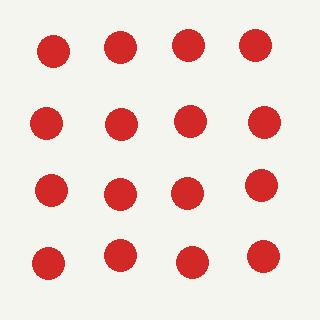
#> input picture New_approach/examples/test.jpg, 320 x 320 px
$ python -i edge_candidates.py   (imports and definitions only)
#> lines starting #> are read from the running program, lines starting #| are printed output that depends on the picture; after the words box and inside, x2 and y2 are one past the last pixel; in counts of white or black regions, pixels touching at a corner belong together
### New_approach/pf_cud/candidates/sam_candidates.py
"""SAM/SAM2 candidate generator.

This generator does NOT expose tunable thresholds (points_per_side,
pred_iou_thresh, stability_score_thresh, ...). It relies on the official
automatic mask generator default configuration. Over/under-segmentation is
handled downstream by the parameter-free MST/Otsu/MDL stages.
"""

from typing import List, Tuple

import numpy as np

from pf_cud.data import Candidate


def mask_to_bbox(mask: np.ndarray) -> Tuple[int, int, int, int]:
    ys, xs = np.where(mask)
    if len(xs) == 0:
        return (0, 0, 0, 0)
    return (int(xs.min()), int(ys.min()), int(xs.max()) + 1, int(ys.max()) + 1)


class SAMCandidateGenerator:
    """SAM/SAM2 候选生成器。

    设计要求：
    - 不暴露可调阈值。
    - 使用官方 automatic mask generator 的默认配置。
    - 过多/过少不通过手动调参解决，而通过后续 MST/Otsu/MDL 自动筛选。

    ``sam_model`` 只需暴露 ``generate(image_rgb) -> List[dict]``，每个 dict 含
    ``segmentation`` 字段（bool/0-1 mask），可选 ``predicted_iou``。
    """

    def __init__(self, sam_model):
        self.sam_model = sam_model

    # [21 lines left out: function generate, not called in this run]

### New_approach/pf_cud/candidates/edge_candidates.py
"""Parameter-free edge / closed-contour candidate generator.

Canny normally requires two thresholds. To stay parameter-free we derive the
hysteresis thresholds from image gradient statistics (Otsu over the gradient
magnitude), then take filled connected components of the closed edge map as
candidate regions.
"""

from typing import List

import numpy as np
from scipy import ndimage as ndi
from skimage.color import rgb2gray
from skimage.feature import canny
from skimage.filters import sobel, threshold_otsu

from pf_cud.candidates.sam_candidates import mask_to_bbox
from pf_cud.data import Candidate


class EdgeCandidateGenerator:
    """闭合轮廓候选生成器，阈值由梯度分布自动估计。"""

    def generate(self, image_rgb: np.ndarray) -> List[Candidate]:
        gray = rgb2gray(image_rgb)
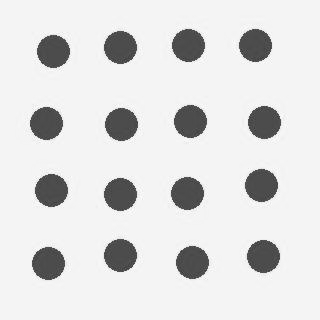
#> gray: shape (320, 320) float64; min 0.183, max 1, mean 0.871

        grad = sobel(gray)
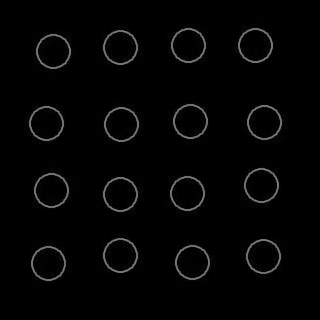
#> grad: shape (320, 320) float64; min 0, max 0.526, mean 0.0176
        grad_values = grad[grad > 0]
        if grad_values.size == 0:
            return []

        try:
            high = float(threshold_otsu(grad_values))
#> high = 0.211
        except ValueError:
            return []
        low = 0.5 * high
#> low = 0.105

        # sigma derived from data scale, not a tunable knob.
        edges = canny(gray, sigma=1.0, low_threshold=low, high_threshold=high)
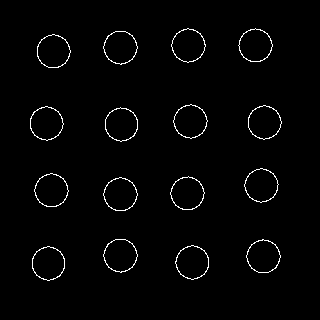
#> edges: shape (320, 320) bool; 1.7% white in thin lines or dots, all inside (x1, y1, x2, y2) = (30, 28, 282, 281)

        # Close small gaps then fill to obtain closed regions.
        closed = ndi.binary_closing(edges, structure=np.ones((3, 3)))
        filled = ndi.binary_fill_holes(closed)
#> filled: shape (320, 320) bool; 14% white; 16 white regions, largest, box (x1, y1, x2, y2) and area: (171, 28, 206, 63) 899, (103, 31, 138, 65) 898, (173, 104, 208, 139) 898
        interior = filled & ~closed
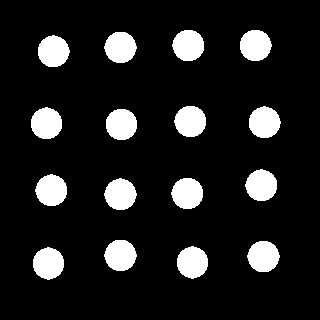
#> interior: shape (320, 320) bool; 12.2% white; 16 white regions, largest, box (x1, y1, x2, y2) and area: (104, 178, 137, 210) 786, (104, 32, 137, 63) 785, (38, 35, 70, 67) 785

        labels, n = ndi.label(interior)
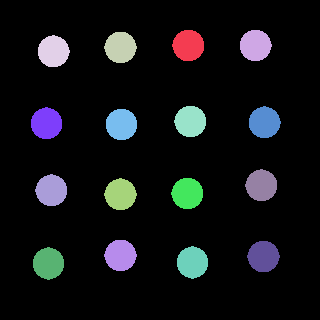
#> labels: shape (320, 320) int32; 17 distinct labels, from 0 to 16; one colour per label, 0 black
#> n = 16
        candidates: List[Candidate] = []
        for c in range(1, n + 1):
            mask = labels == c
            if mask.sum() == 0:
                continue
            bbox = mask_to_bbox(mask)
            candidates.append(
                Candidate(
                    mask=mask,
                    bbox=bbox,
                    source="edge",
                    score=None,
                    meta={"area": int(mask.sum())},
                )
            )
#> this loop made 16 passes
#> bbox on passes 1 to 12: (172, 30, 204, 61), (240, 30, 272, 61), (104, 32, 137, 63), (38, 35, 70, 67), (174, 106, 206, 137), (249, 106, 281, 138), (31, 107, 62, 139), (106, 109, 137, 140), (245, 169, 277, 201), (35, 174, 67, 206), (104, 178, 137, 210), (171, 178, 203, 209)
#> pass 1, in generate, `mask = labels == c`:
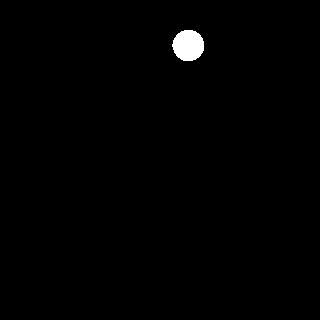
#> mask: shape (320, 320) bool; 0.76% white; 1 white region, box (x1, y1, x2, y2) and area: (172, 30, 204, 61) 783
#> after the loop:
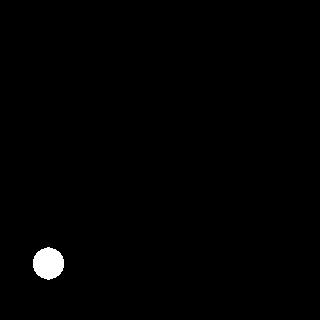
#> mask: shape (320, 320) bool; 0.76% white; 1 white region, box (x1, y1, x2, y2) and area: (33, 247, 64, 280) 783
#> after the loop, candidates = 16 items
        return candidates

>>> import cv2
>>> picture = cv2.cvtColor(cv2.imread('../../examples/test.jpg'), cv2.COLOR_BGR2RGB)
>>> result = EdgeCandidateGenerator().generate(picture)
#> result = 16 items
